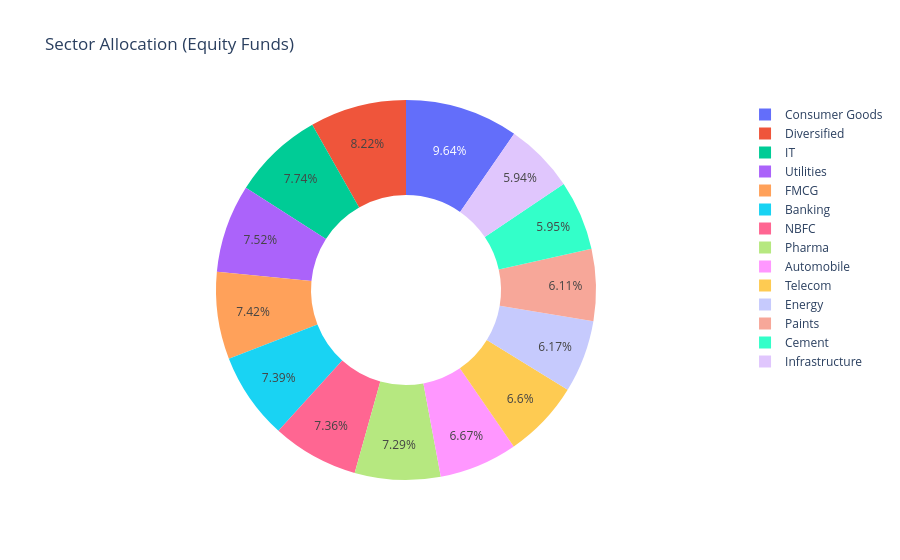

Notebook code for this chart:
### Markdown cell above
## 9. Sector Allocation Donut
Aggregated sector weights across all equity funds.

### Code cell
try:
    df_portfolio = pd.read_csv('../data/processed/portfolio_holdings.csv')
    sector_weights = df_portfolio.groupby('sector')['weight_pct'].mean().reset_index()
    
    fig = px.pie(sector_weights, values='weight_pct', names='sector', hole=0.5, title='Sector Allocation (Equity Funds)')
    fig.write_image("../reports/9_sector_allocation.png", width=800, height=600)
    fig.show()
except FileNotFoundError:
    print("Portfolio holdings not found. Skipping sector donut.")

### Figure 1 — Plotly figure (JSON) as saved in the notebook; plotly's stock layout.template omitted (floating-point values rounded to 4 significant figures)
{"data": [{"domain": {"x": [0.0, 1.0], "y": [0.0, 1.0]}, "hole": 0.5, "hovertemplate": "sector=%{label}<br>weight_pct=%{value}<extra></extra>", "labels": ["Automobile", "Banking", "Cement", "Consumer Goods", "Diversified", "Energy", "FMCG", "IT", "Infrastructure", "NBFC", "Paints", "Pharma", "Telecom", "Utilities"], "legendgroup": "", "name": "", "showlegend": true, "type": "pie", "values": [9.808, 10.87, 8.752, 14.18, 12.09, 9.07, 10.91, 11.39, 8.735, 10.83, 8.986, 10.72, 9.708, 11.06]}], "layout": {"legend": {"tracegroupgap": 0}, "title": {"text": "Sector Allocation (Equity Funds)"}}}
